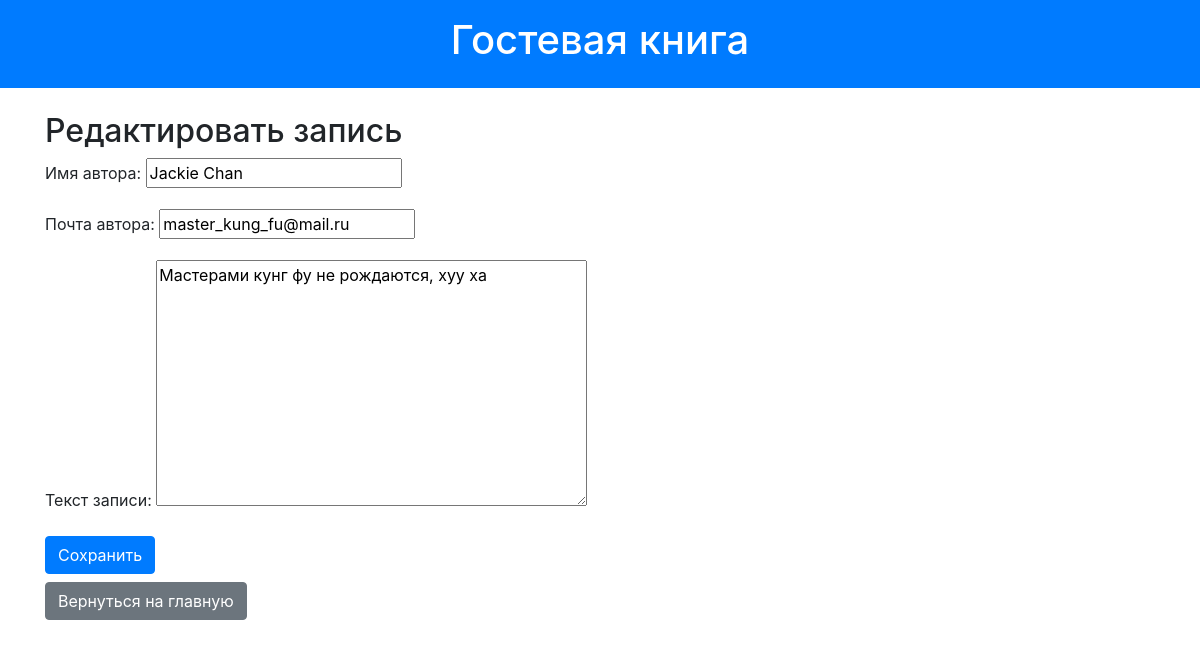
Page /edit/1/ on the committed database.
### guestbook/models.py (models this page shows, shortened)
class GuestbookEntry(models.Model):
    objects = None
    STATUS_CHOICES = [
        ('active', 'Активно'),
        ('blocked', 'Заблокировано'),
    ]
    name_author = models.CharField(max_length=100, verbose_name="Имя автора")
    email_author = models.EmailField(verbose_name="Почта автора")
    entry_text = models.TextField(verbose_name="Текст записи")
    created = models.DateTimeField(auto_now_add=True, verbose_name="Время создания")
    updated = models.DateTimeField(auto_now=True, verbose_name="Время редактирования")
    status = models.CharField(
        max_length=10,
        choices=STATUS_CHOICES,
        default='active',
        verbose_name="Статус"
    )

### guestbook/views.py (the view)
# urls.py: path('edit/<int:entry_id>/', views.edit_entry, name='edit_entry'),
def edit_entry(request, entry_id):
    entry = get_object_or_404(GuestbookEntry, pk=entry_id)
    if request.method == 'POST':
        form = GuestbookEntryForm(request.POST, instance=entry)
        if form.is_valid():
            form.save()
            return redirect('index')
    else:
        form = GuestbookEntryForm(instance=entry)
    return render(request, 'guestbook/edit_entry.html', {'form': form})

### guestbook/forms.py
class GuestbookEntryForm(forms.ModelForm):
    class Meta:
        model = GuestbookEntry
        fields = ['name_author', 'email_author', 'entry_text']

### guestbook/templates/guestbook/edit_entry.html (shortened to what this page needs)
{% extends 'guestbook/base.html' %}
{% block content %}
    <h2>Редактировать запись</h2>
    <form method="post" class="needs-validation" novalidate>
        {{ form.as_p }}
        <button type="submit" class="btn btn-primary">Сохранить</button>
    </form>
    <a href="{% url 'index' %}" class="btn btn-secondary mt-2">Вернуться на главную</a>
{% endblock %}

### rows in the picture
GuestbookEntry: name_author "Jackie Chan", email_author "master_kung_fu@mail.ru", entry_text "Мастерами кунг фу не рождаются, хуу ха"
